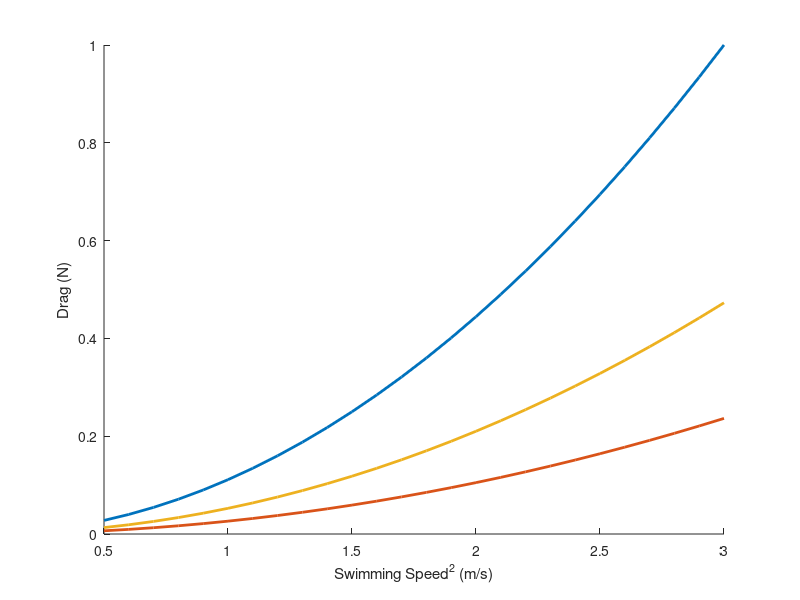

Source code (MATLAB): (Note: this script raises an error after producing the figure.)
% bowhead vs narw drag

% drag = 1/2 rho A Cd U^2 
% drag coefficient from van der Hoop, McGregor, fairly average 
Cd = 0.01; 
% seawater density
rho = 1025;
U = 0.5:0.1:3; % speeds
% drag augmentation factor for oscillation, = 1-3 as per Frank Fish, pers comm
k = 1.5;
% appendages
g = 1.3;

%%
bowhead_drag = 0.5*rho*4.23*Cd*U.^2*g*k; 
right_drag1 = 0.5*rho*1*Cd*U.^2*g*k; 
right_drag2 = 0.5*rho*2*Cd*U.^2*g*k; 
% data_drag = 0.5*rho.*gapes*Cd.*allspeeds'*g*k; 

figure(1), clf
hold on 
plot(U,bowhead_drag/max(bowhead_drag),'LineWidth',2)
plot(U,right_drag1/max(bowhead_drag),'LineWidth',2)
plot(U,right_drag2/max(bowhead_drag),'LineWidth',2)

xlabel('Swimming Speed^2 (m/s)'), ylabel('Drag (N)'), adjustfigurefont('helvetica',14)
legend('Bowhead, 4.2 m^2 gape', 'Right, 1 m^2 gape', 'Right, 2 m^2 gape','location','NW')
%% 

% Potvin Mouth Friction Drag (N) [U^2 vs N]
MouthFriction = [1.0238559	84.90758
2.2950184	234.156
4.025251	447.49136
15.994707	1682.0536
0.98922634	257.6173
2.2959318	471.56204
3.991452	836.0248
9.007175	1864.7675
15.930597	3365.5798
0.9895585	343.94678
2.2971776	795.2976
3.993362	1332.4193
16.008991	5394.221];
plot(sqrt(MouthFriction(:,1)),MouthFriction(:,2)/max(MouthFriction(:,2)),'o')
% fit a relationship to this for smoother plotting
ft3 = fit(MouthFriction(1:4,1),MouthFriction(1:4,2),'poly1'); % Din = 0.3m
ft5 = fit(MouthFriction(5:9,1),MouthFriction(5:9,2),'poly1'); % Din = 0.5 m
ft72 = fit(MouthFriction(10:13,1),MouthFriction(10:13,2),'poly1'); % Din = 0.72 m

figure(2), clf, hold on 
plot(U,4.2*U,'--','LineWidth',2)
plot(U,1*U,'--','LineWidth',2)
plot(U,2*U,'--','LineWidth',2)
xlabel('Swimming Speed (m/s)'), ylabel('Filtration Rate (m^3/s)'), adjustfigurefont('helvetica',14)
legend('Bowhead, 4.2 m^2 gape', 'Right, 1m^2 gape', 'Right, 2m^2 gape','location','NW')


figure(3), clf
h1 = axes('Color','w','XColor','k','YColor','k',...
          'YLim',[0 1.05],'Xlim',[0.5 max(U)],'NextPlot','add');
h2 = axes('Color','none','XColor','k','YColor','k',...
          'YLim',[0 13],'Xlim',[0.5 max(U)],...
          'Yaxislocation','right','ytick',[0 3 6 9 12],...
          'Xaxislocation','top','xtick',[],'NextPlot','add');

xlabel(h1,'Swimming Speed (m/s)');
ylabel(h1,'Relative Mouth Friction Drag (N)');
ylabel(h2,'Filtation Rate (m^3/s)');

plot(h1, U,bowhead_drag/max(bowhead_drag),'LineWidth',2)
plot(h1, U,right_drag1/max(bowhead_drag),'LineWidth',2)
plot(h1, U,right_drag2/max(bowhead_drag),'LineWidth',2)

%plot(h1,U,feval(ft72,U.^2),'Linewidth',2)
%plot(h1,U,feval(ft5,U.^2),'Linewidth',2)
%plot(h1,U,feval(ft3,U.^2),'Linewidth',2)

bowhead_frate = 4.2*U; % filtration rates of bowhead and rights based on area and swimming speed
right_frate1 = 1*U; 
right_frate2 = 2*U; 

plot(h2,U,bowhead_frate,'--','LineWidth',2)
plot(h2,U,right_frate1,'--','LineWidth',2)
plot(h2,U,right_frate2,'--','LineWidth',2)
legend('Bowhead, 4.2 m^2 gape', 'Right, 1 m^2 gape', 'Right, 2 m^2 gape','location','NW')

adjustfigurefont('Helvetica',14), print('bowhead_right_drag','-dsvg')

% values for paper

% right whale with 1m2 gape filters 3 m^3/s at 3 m/s, drag is X amount more
% than bowhead filtering that speed 
right_drag1(end)/bowhead_drag(3);
right_drag2(find(U==1.5))/bowhead_drag(3);

plot(h1,0.7,bowhead_drag(find(U == 0.7))/max(bowhead_drag),'o')
plot(h1,1.1,right_drag1(find(U == 1.1))/max(bowhead_drag),'o')
plot(h1,1.1,right_drag2(find(U == 1.1))/max(bowhead_drag),'o')


% plot(h1,allspeeds,data_drag,'o')
% plot(h2,allspeeds,all_hr_rate/3600,'^')
return 

%% sharks
whaleshark_drag = 0.5*rho*0.1*Cd*U.^2*g*k; 
basking_drag = 0.5*rho*0.4*Cd*U.^2*g*k;

% figure(3), clf
% h1 = axes('Color','w','XColor','k','YColor','k',...
%           'YLim',[0 450],'Xlim',[0.5 max(U)],'NextPlot','add');
% h2 = axes('Color','none','XColor','k','YColor','k',...
%           'YLim',[0 14],'Xlim',[0.5 max(U)],...
%           'Yaxislocation','right','ytick',[0 3 6 9 12],...
%           'Xaxislocation','top','xtick',[],'NextPlot','add');

% xlabel(h1,'Swimming Speed (m/s)');
% ylabel(h1,'Drag (N); Frontal Area Reference');
% ylabel(h2,'Filtation Rate (m^3/s)');

plot(h1,U,whaleshark_drag,'Linewidth',2)
plot(h1,U,basking_drag,'Linewidth',2)

whaleshark_frate = 0.1*U; % filtration rates of bowhead and rights based on area and swimming speed
basking_frate = 0.4*U; 

plot(h2,U,whaleshark_frate,'--','LineWidth',2)
plot(h2,U,basking_frate,'--','LineWidth',2)
legend('Whale Shark', 'Basking Shark','location','NW')
